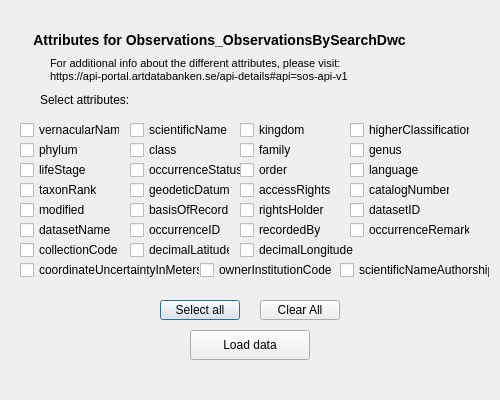
<?xml version="1.0" encoding="UTF-8"?>
<ui version="4.0">
 <class>Dialog</class>

 <!-- Main dialog window for attribute Species-->
 <widget class="QDialog" name="Dialog">
  <property name="geometry">
   <rect>
    <x>0</x>
    <y>0</y>
    <width>500</width>
    <height>400</height>
   </rect>
  </property>
  <property name="windowTitle">
   <string>Attributes for Observations_ObservationsBySearchDwc</string>
  </property>

 <!-- Title label -->
  <widget class="QLabel" name="Title_art">
    <property name="geometry">
     <rect>
      <x>30</x>´
      <y>30</y>
      <width>400</width>
      <height>20</height>
     </rect>
    </property>
    <property name="text">
     <string> Attributes for Observations_ObservationsBySearchDwc </string>
    </property>
	<property name="styleSheet">
    <string>
	  font-weight: bold;
      font-size: 14px;
      font-family: "Arial";
    </string>
   </property>
  </widget>

  <!-- Description label -->
 <widget class="QLabel" name="desc_art">
  <property name="geometry">
   <rect>
    <x>50</x>
    <y>50</y>
    <width>350</width>
    <height>40</height>
   </rect>
  </property>
  <property name="text">
   <string>
   For additional info about the different attributes, please visit:&lt;br/&gt;
   https://api-portal.artdatabanken.se/api-details#api=sos-api-v1
   </string>
  </property>
     <property name="styleSheet">
   <string>
     font-size: 11px;
     font-family: "Arial";
   </string>
  </property>
 </widget>

  <!-- Label, select attributes-->
  <widget class="QLabel" name="Select">
   <property name="geometry">
    <rect>
     <x>40</x>
     <y>90</y>
     <width>100</width>
     <height>20</height>
    </rect>
   </property>
   <property name="text">
    <string>Select attributes:</string>
   </property>
   <property name="styleSheet">
    <string>
      font-size: 12px;
      font-family: "Arial";
    </string>
  </property>
  </widget>

  <!-- Checkboxes to choose attributes-->

  <!-- Checkbox, vernacularNamee-->
  <widget class="QCheckBox" name="vernacularName">
   <property name="geometry">
    <rect>
     <x>20</x>
     <y>120</y>
     <width>100</width>
     <height>20</height>
    </rect>
   </property>
   <property name="text">
    <string>vernacularName</string>
   </property>
  </widget>

  <!-- Checkbox, scientificName-->
  <widget class="QCheckBox" name="scientificName">
   <property name="geometry">
    <rect>
     <x>130</x>
     <y>120</y>
     <width>100</width>
     <height>20</height>
    </rect>
   </property>
   <property name="text">
    <string>scientificName</string>
   </property>
  </widget>

  <!-- Checkbox, kingdom-->
  <widget class="QCheckBox" name="kingdom">
   <property name="geometry">
    <rect>
     <x>240</x>
     <y>120</y>
     <width>100</width>
     <height>20</height>
    </rect>
   </property>
   <property name="text">
    <string>kingdom</string>
   </property>
  </widget>

   <!-- Checkbox, higherClassification-->
  <widget class="QCheckBox" name="higherClassification">
   <property name="geometry">
    <rect>
     <x>350</x>
     <y>120</y>
     <width>120</width>
     <height>20</height>
    </rect>
   </property>
   <property name="text">
    <string>higherClassification</string>
   </property>
  </widget>

  <!-- Checkbox, phylum-->
  <widget class="QCheckBox" name="phylum">
   <property name="geometry">
    <rect>
     <x>20</x>
     <y>140</y>
     <width>100</width>
     <height>20</height>
    </rect>
   </property>
   <property name="text">
    <string>phylum</string>
   </property>
  </widget>

   <!-- Checkbox, class-->
  <widget class="QCheckBox" name="class_2">
   <property name="geometry">
    <rect>
     <x>130</x>
     <y>140</y>
     <width>100</width>
     <height>20</height>
    </rect>
   </property>
   <property name="text">
    <string>class</string>
   </property>
  </widget>

  <!-- Checkbox, family-->
  <widget class="QCheckBox" name="family">
   <property name="geometry">
    <rect>
     <x>240</x>
     <y>140</y>
     <width>100</width>
     <height>20</height>
    </rect>
   </property>
   <property name="text">
    <string>family</string>
   </property>
  </widget>

  <!-- Checkbox, genus-->
  <widget class="QCheckBox" name="genus">
   <property name="geometry">
    <rect>
     <x>350</x>
     <y>140</y>
     <width>100</width>
     <height>20</height>
    </rect>
   </property>
   <property name="text">
    <string>genus</string>
   </property>
  </widget>

    <!-- Checkbox, lifeStage-->
  <widget class="QCheckBox" name="lifeStage">
   <property name="geometry">
    <rect>
     <x>20</x>
     <y>160</y>
     <width>100</width>
     <height>20</height>
    </rect>
   </property>
   <property name="text">
    <string>lifeStage</string>
   </property>
  </widget>

    <!-- Checkbox, occurrenceStatus-->
  <widget class="QCheckBox" name="occurrenceStatus">
   <property name="geometry">
    <rect>
     <x>130</x>
     <y>160</y>
     <width>120</width>
     <height>20</height>
    </rect>
   </property>
   <property name="text">
    <string>occurrenceStatus</string>
   </property>
  </widget>

  <!-- Checkbox, order-->
  <widget class="QCheckBox" name="order">
   <property name="geometry">
    <rect>
     <x>240</x>
     <y>160</y>
     <width>100</width>
     <height>20</height>
    </rect>
   </property>
   <property name="text">
    <string>order</string>
   </property>
  </widget>

  <!-- Checkbox, language-->
  <widget class="QCheckBox" name="language">
   <property name="geometry">
    <rect>
     <x>350</x>
     <y>160</y>
     <width>100</width>
     <height>20</height>
    </rect>
   </property>
   <property name="text">
    <string>language</string>
   </property>
  </widget>

  <!-- Checkbox, taxonRank-->
  <widget class="QCheckBox" name="taxonRank">
   <property name="geometry">
    <rect>
     <x>20</x>
     <y>180</y>
     <width>100</width>
     <height>20</height>
    </rect>
   </property>
   <property name="text">
    <string>taxonRank</string>
   </property>
  </widget>

  <!-- Checkbox, geodeticDatum-->
  <widget class="QCheckBox" name="geodeticDatum">
   <property name="geometry">
    <rect>
     <x>130</x>
     <y>180</y>
     <width>100</width>
     <height>20</height>
    </rect>
   </property>
   <property name="text">
    <string>geodeticDatum</string>
   </property>
  </widget>

  <!-- Checkbox, accessRights-->
  <widget class="QCheckBox" name="accessRights">
   <property name="geometry">
    <rect>
     <x>240</x>
     <y>180</y>
     <width>100</width>
     <height>20</height>
    </rect>
   </property>
   <property name="text">
    <string>accessRights</string>
   </property>
  </widget>

  <!-- Checkbox, catalogNumber-->
  <widget class="QCheckBox" name="catalogNumber">
   <property name="geometry">
    <rect>
     <x>350</x>
     <y>180</y>
     <width>100</width>
     <height>20</height>
    </rect>
   </property>
   <property name="text">
    <string>catalogNumber</string>
   </property>
  </widget>

  <!-- Checkbox, modified-->
  <widget class="QCheckBox" name="modified">
   <property name="geometry">
    <rect>
     <x>20</x>
     <y>200</y>
     <width>100</width>
     <height>20</height>
    </rect>
   </property>
   <property name="text">
    <string>modified</string>
   </property>
  </widget>

  <!-- Checkbox, basisOfRecord-->
  <widget class="QCheckBox" name="basisOfRecord">
   <property name="geometry">
    <rect>
     <x>130</x>
     <y>200</y>
     <width>100</width>
     <height>20</height>
    </rect>
   </property>
   <property name="text">
    <string>basisOfRecord</string>
   </property>
  </widget>

  <!-- Checkbox, rightsHolder-->
  <widget class="QCheckBox" name="rightsHolder">
   <property name="geometry">
    <rect>
     <x>240</x>
     <y>200</y>
     <width>100</width>
     <height>20</height>
    </rect>
   </property>
   <property name="text">
    <string>rightsHolder</string>
   </property>
  </widget>

  <!-- Checkbox, datasetID-->
  <widget class="QCheckBox" name="datasetID">
   <property name="geometry">
    <rect>
     <x>350</x>
     <y>200</y>
     <width>100</width>
     <height>20</height>
    </rect>
   </property>
   <property name="text">
    <string>datasetID</string>
   </property>
  </widget>

  <!-- Checkbox, datasetName-->
  <widget class="QCheckBox" name="datasetName">
   <property name="geometry">
    <rect>
     <x>20</x>
     <y>220</y>
     <width>100</width>
     <height>20</height>
    </rect>
   </property>
   <property name="text">
    <string>datasetName</string>
   </property>
  </widget>

  <!-- Checkbox, occurrenceID-->
  <widget class="QCheckBox" name="occurrenceID">
   <property name="geometry">
    <rect>
     <x>130</x>
     <y>220</y>
     <width>100</width>
     <height>20</height>
    </rect>
   </property>
   <property name="text">
    <string>occurrenceID</string>
   </property>
  </widget>

  <!-- Checkbox, recordedBy-->
  <widget class="QCheckBox" name="recordedBy">
   <property name="geometry">
    <rect>
     <x>240</x>
     <y>220</y>
     <width>100</width>
     <height>20</height>
    </rect>
   </property>
   <property name="text">
    <string>recordedBy</string>
   </property>
  </widget>

    <!-- Checkbox, occurrenceRemarks-->
  <widget class="QCheckBox" name="occurrenceRemarks">
   <property name="geometry">
    <rect>
     <x>350</x>
     <y>220</y>
     <width>120</width>
     <height>20</height>
    </rect>
   </property>
   <property name="text">
    <string>occurrenceRemarks</string>
   </property>
  </widget>
   <!-- Checkbox, collectionCode-->
  <widget class="QCheckBox" name="collectionCode">
   <property name="geometry">
    <rect>
     <x>20</x>
     <y>240</y>
     <width>100</width>
     <height>20</height>
    </rect>
   </property>
   <property name="text">
    <string>collectionCode</string>
   </property>
  </widget>


  <!-- Checkbox, decimalLatitude-->
  <widget class="QCheckBox" name="decimalLatitude">
   <property name="geometry">
    <rect>
     <x>130</x>
     <y>240</y>
     <width>100</width>
     <height>20</height>
    </rect>
   </property>
   <property name="text">
    <string>decimalLatitude</string>
   </property>
  </widget>

    <!-- Checkbox, decimalLongitude-->
  <widget class="QCheckBox" name="decimalLongitude">
   <property name="geometry">
    <rect>
     <x>240</x>
     <y>240</y>
     <width>120</width>
     <height>20</height>
    </rect>
   </property>
   <property name="text">
    <string>decimalLongitude</string>
   </property>
  </widget>

  <!-- Checkbox, coordinateUncertaintyInMeters-->
  <widget class="QCheckBox" name="coordinateUncertaintyInMeters">
   <property name="geometry">
    <rect>
     <x>20</x>
     <y>260</y>
     <width>180</width>
     <height>20</height>
    </rect>
   </property>
   <property name="text">
    <string>coordinateUncertaintyInMeters</string>
   </property>
  </widget>


  <!-- Checkbox, ownerInstitutionCode-->
  <widget class="QCheckBox" name="ownerInstitutionCode">
   <property name="geometry">
    <rect>
     <x>200</x>
     <y>260</y>
     <width>140</width>
     <height>20</height>
    </rect>
   </property>
   <property name="text">
    <string>ownerInstitutionCode</string>
   </property>
  </widget>

  <!-- Checkbox, scientificNameAuthorship-->
  <widget class="QCheckBox" name="scientificNameAuthorship">
   <property name="geometry">
    <rect>
     <x>340</x>
     <y>260</y>
     <width>150</width>
     <height>20</height>
    </rect>
   </property>
   <property name="text">
    <string>scientificNameAuthorship</string>
   </property>
  </widget>


   <!-- Button to select all-->
  <widget class="QPushButton" name="selectAll">
   <property name="geometry">
    <rect>
     <x>160</x>
     <y>300</y>
     <width>80</width>
     <height>20</height>
    </rect>
   </property>
   <property name="text">
    <string>Select all</string>
   </property>
  </widget>

  <!-- Button to clear all-->
  <widget class="QPushButton" name="clearAll">
   <property name="geometry">
    <rect>
     <x>260</x>
     <y>300</y>
     <width>80</width>
     <height>20</height>
    </rect>
   </property>
   <property name="text">
    <string>Clear All</string>
   </property>
  </widget>

  <!-- Button to go load data-->
  <widget class="QPushButton" name="loadDataButton">
   <property name="geometry">
    <rect>
     <x>190</x>
     <y>330</y>
     <width>120</width>
     <height>30</height>
    </rect>
   </property>
   <property name="text">
    <string>Load data</string>
   </property>
  </widget>
 </widget>
 <resources/>
 <connections/>
</ui>
